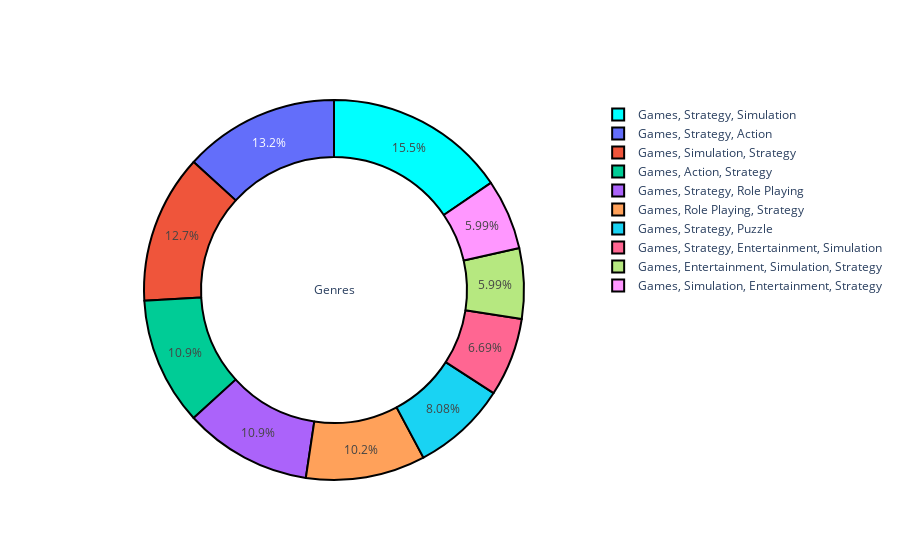

Here is the notebook cell this chart was saved with:
### Markdown cell above
## Using Pie chart we display different Genres

### Code cell
# A Function To Plot Pie Plot using Plotly

def pie_plot(cnt_srs, colors, title):
    labels=cnt_srs.index
    values=cnt_srs.values
    trace = go.Pie(labels=labels, 
                   values=values, 
                   title=title, 
                   hoverinfo='percent+value', 
                   textinfo='percent',
                   textposition='inside',
                   hole=0.7,
                   showlegend=True,
                   marker=dict(colors=colors,
                               line=dict(color='#000000',
                                         width=2),
                              )
                  )
    return trace

py.iplot([pie_plot(df['Genres'].value_counts().sort_values(ascending=False).head(10), ['cyan'], 'Genres')])

### Figure 1 — Plotly figure (JSON) as saved in the notebook; plotly's stock layout.template omitted (floating-point values rounded to 4 significant figures)
{"data": [{"hole": 0.7, "hoverinfo": "percent+value", "labels": ["Games, Strategy, Simulation", "Games, Strategy, Action", "Games, Simulation, Strategy", "Games, Action, Strategy", "Games, Strategy, Role Playing", "Games, Role Playing, Strategy", "Games, Strategy, Puzzle", "Games, Strategy, Entertainment, Simulation", "Games, Entertainment, Simulation, Strategy", "Games, Simulation, Entertainment, Strategy"], "marker": {"colors": ["cyan"], "line": {"color": "#000000", "width": 2}}, "showlegend": true, "textinfo": "percent", "textposition": "inside", "title": {"text": "Genres"}, "type": "pie", "values": [111, 95, 91, 78, 78, 73, 58, 48, 43, 43]}], "layout": {}}
